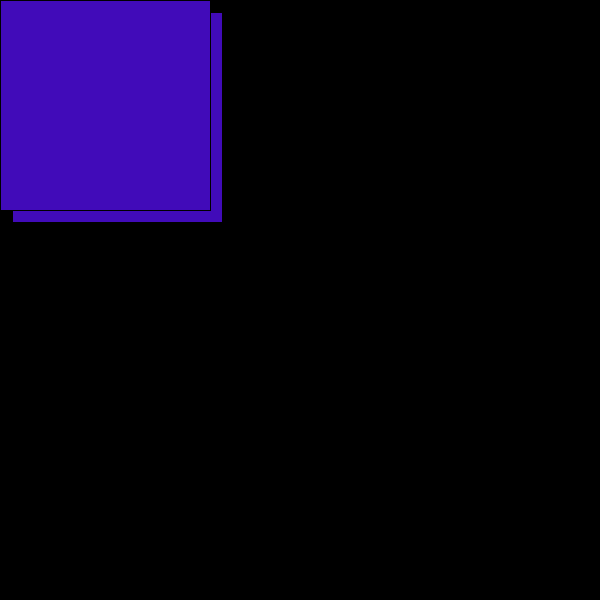
Frame 1 (no input)
Frame 60 (the mouse pressed at the canvas centre just before this capture): identical to frame 1, image omitted
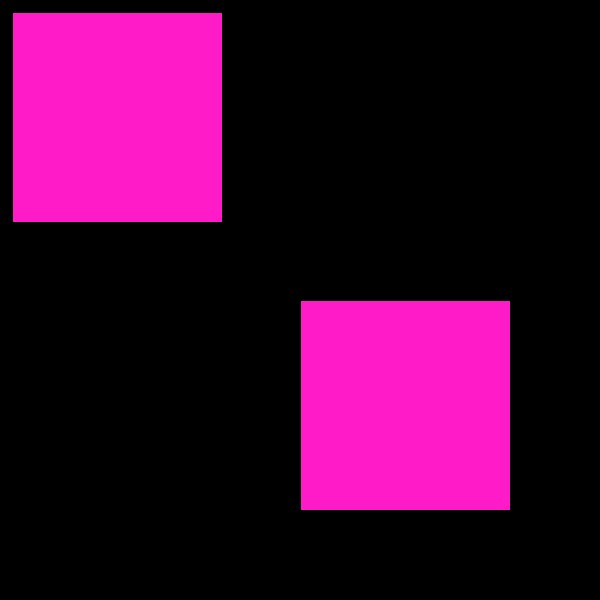
Frame 120 (the mouse held since frame 60 and released just before this capture)

The Processing sketch that drew these frames (run headless with seeded random() and noise(); from frame 60 on, the mouse is pressed at the canvas centre):

// Processing sketch: processing_58814
// ── processing_58814.pde

//Candice Ferreira. Problem set 2 question 4

void setup() {
  size (600, 600);
  smooth();
}
 
void draw() {
  background(0);
  int x = 210;
   
   
    if (intersect(125,125,x/2, mouseX, mouseY, x/2)) {
      fill (65, 11, 185);
    }
    else {
      fill (255,28, 200);
    }
 
    rect(12,12, x, x);
    rect (mouseX, mouseY, x, x);
    }
  boolean intersect (float a1, float b1, float c1, float a2, float b2, float c2) {
    float d = dist(a1, b1, c1, a2, b2, c2);
    if (d < (c1 + c2) ) {
      return true;
    }
      else {
        return false;
      }
    }
